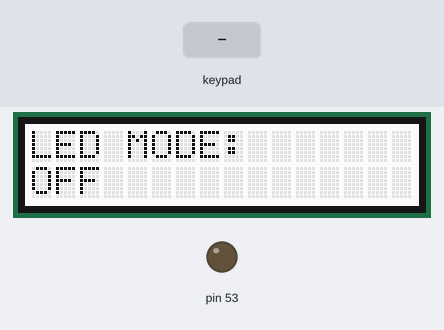
A sketch run on a simulated Arduino Mega 2560, built with avr-gcc and run on an emulated ATmega2560. Parts: 16×2 character LCD, output pins drawn as LEDs (lit = HIGH). The test bench sets the inputs (shaded band).

Above: at 1.2 s.
1.3 s: key 'U' pressed
At 1.8 s:
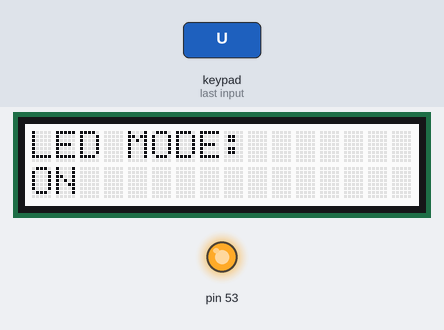
3.0 s: key 'L' pressed
At 4.2 s:
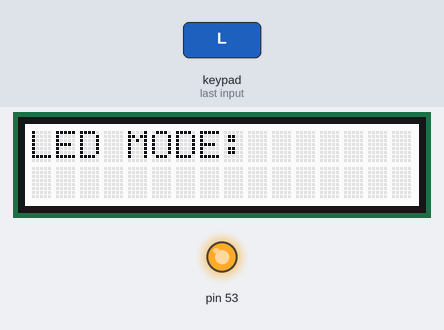
4.7 s: key 'D' pressed
At 4.82 s:
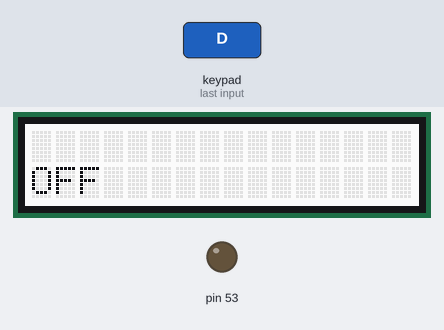
6.4 s: key 'R' pressed
At 6.9 s:
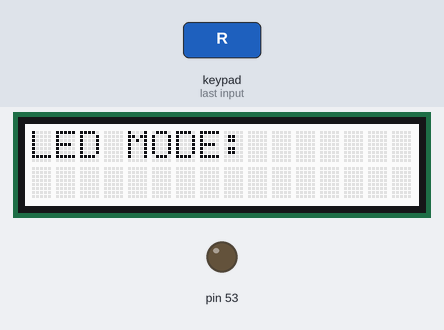
Timing chart, 0 to 9.1 s (numbered marks = the images above; inputs shaded):
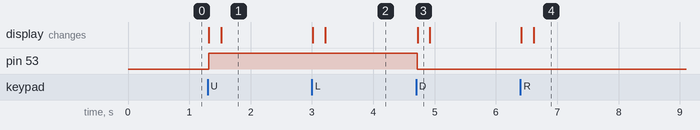

Measured:
- after the input at 1.3 s, pin 53: LOW → HIGH at once; the display: first changes at once (image 1 shows a later state)
- after the input at 3.0 s, the display: first changes at once (image 2 shows a later state)
- after the input at 4.7 s, pin 53: HIGH → LOW at once; the display: changes at once (image 3)
- after the input at 6.4 s, the display: first changes at once (image 4 shows a later state)

The sketch:

ledblink.ino
```cpp
#include <Wire.h>
#include <Adafruit_MCP23017.h>
#include <Adafruit_RGBLCDShield.h>

Adafruit_RGBLCDShield lcd = Adafruit_RGBLCDShield();

void setup() {
  Serial.begin(9600);
  lcd.begin(16, 2);
  lcd.print("LED MODE:");
  lcd.setCursor(0,1);
  // off by default
  lcd.print("OFF");
  lcd.setBacklight(0x7);
  pinMode(53, OUTPUT);
}

void loop() {

  uint8_t buttons = lcd.readButtons();

  lcd.setCursor(0,0);
  lcd.print("LED MODE:");

  if (buttons) {

    lcd.clear();

    if (buttons & BUTTON_UP) {
      // turn led on
      digitalWrite(53, HIGH);
      // display it
      lcd.setCursor(0,1);
      lcd.print("ON");
    }

    if (buttons & BUTTON_DOWN) {
      // turn led off
      digitalWrite(53, LOW);
      // display it
      lcd.setCursor(0,1);
      lcd.print("OFF");
    }
  }
}
```
